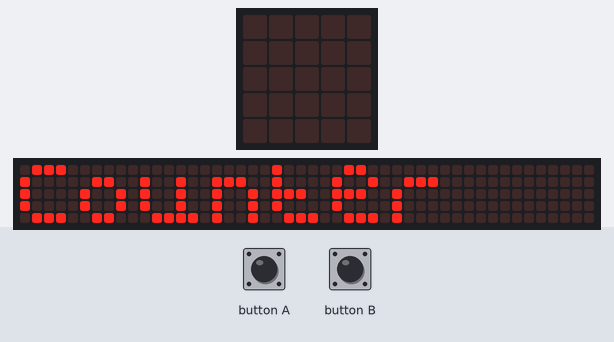
The program below on a simulated BBC micro:bit running MicroPython. On the bench: the board's 5×5 LED display, a strip that is not on the board, showing the scrolling text unrolled. The test bench sets the inputs (shaded band). Files the program writes start out absent; the 48×5 strip is a reading aid, not a part: it shows the text the display is scrolling, unrolled, one strip-width of it at a time; files that are not in the repository are absent.

Above: at 5.9 s.
7.3 s: button A pressed for 0.15 s
At 7.37 s:
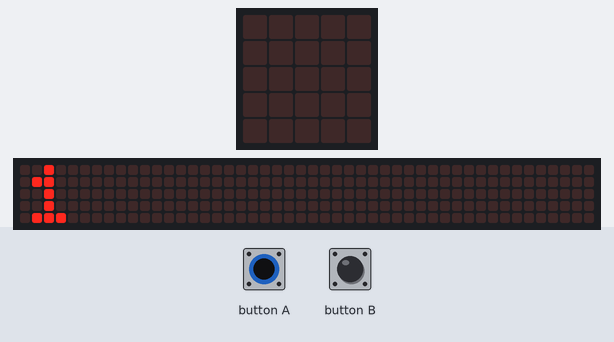
8.0 s: button B pressed for 0.15 s
At 8.07 s:
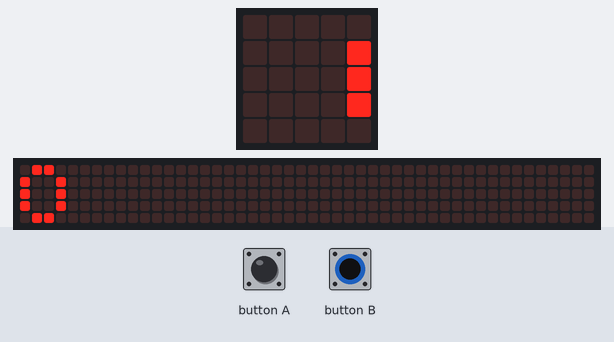
8.7 s: button A pressed for 1 s
At 8.92 s:
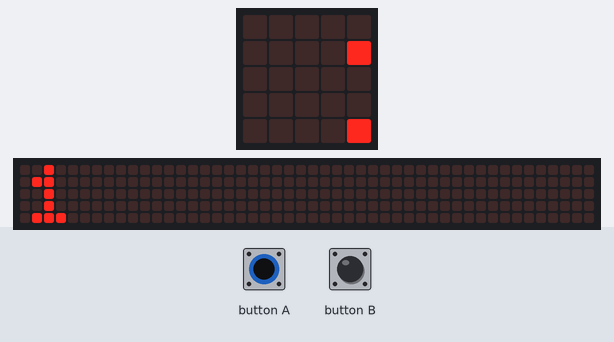
11.5 s: button B pressed for 1 s
At 11.72 s:
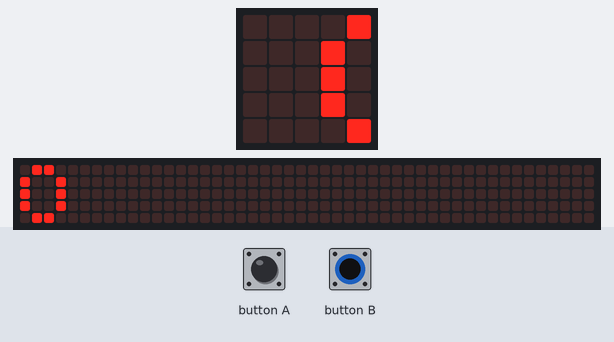
Timing chart, 0 to 14.5 s (numbered marks = the images above; inputs shaded):
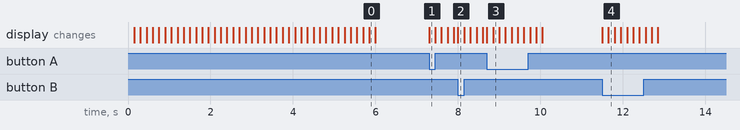

Measured:
- after the input at 7.3 s, the display: changes at once (image 1)
- after the input at 11.5 s, the display: first changes at once (image 4 shows a later state)

The program:

counter.py
```python
#counter
#counts button_a presses
#b resets
from microbit import *

display.scroll("Counter", wait = True)

try:
    with open('counts.txt','r') as f:
        count = int(f.readline())
except OSError:
    count = 0

while True:
    if button_a.was_pressed():
        count += 1
        with open('counts.txt','w') as f:
            f.write(str(count))
        display.scroll(str(count),wait = False)
    if button_b.was_pressed():
        count = 0
        with open('counts.txt','w') as f:
            f.write(str(count))
        display.scroll(str(count),wait = False)
```
